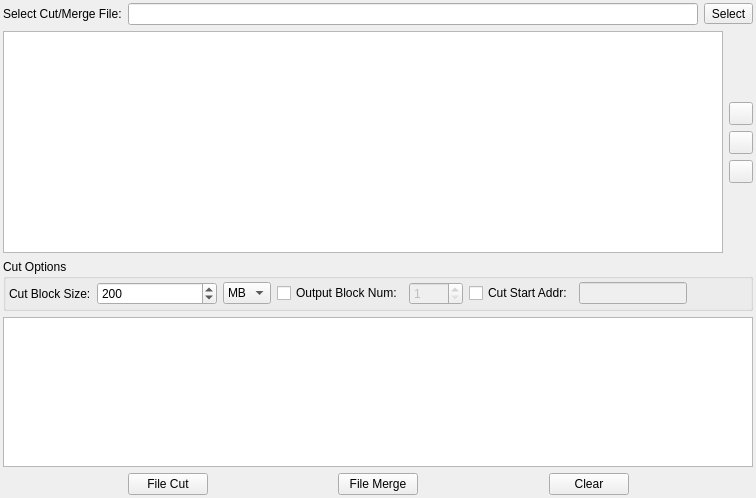
<?xml version="1.0" encoding="UTF-8"?>
<ui version="4.0">
 <class>FileCutUnionClass</class>
 <widget class="QWidget" name="FileCutUnionClass">
  <property name="geometry">
   <rect>
    <x>0</x>
    <y>0</y>
    <width>756</width>
    <height>498</height>
   </rect>
  </property>
  <property name="windowTitle">
   <string>FileCutUnion</string>
  </property>
  <layout class="QVBoxLayout" name="verticalLayout_2">
   <property name="leftMargin">
    <number>3</number>
   </property>
   <property name="topMargin">
    <number>3</number>
   </property>
   <property name="rightMargin">
    <number>3</number>
   </property>
   <property name="bottomMargin">
    <number>3</number>
   </property>
   <item>
    <layout class="QHBoxLayout" name="horizontalLayout_2">
     <item>
      <widget class="QLabel" name="label_3">
       <property name="text">
        <string>Select Cut/Merge File:</string>
       </property>
      </widget>
     </item>
     <item>
      <widget class="QLineEdit" name="lineEdit"/>
     </item>
     <item>
      <widget class="QToolButton" name="toolButton">
       <property name="text">
        <string>Select</string>
       </property>
      </widget>
     </item>
    </layout>
   </item>
   <item>
    <layout class="QHBoxLayout" name="horizontalLayout_7">
     <item>
      <widget class="QListWidget" name="listWidget"/>
     </item>
     <item>
      <layout class="QVBoxLayout" name="verticalLayout">
       <item>
        <spacer name="verticalSpacer">
         <property name="orientation">
          <enum>Qt::Vertical</enum>
         </property>
         <property name="sizeHint" stdset="0">
          <size>
           <width>20</width>
           <height>40</height>
          </size>
         </property>
        </spacer>
       </item>
       <item>
        <widget class="QToolButton" name="upFileBt">
         <property name="text">
          <string/>
         </property>
        </widget>
       </item>
       <item>
        <widget class="QToolButton" name="downFileBt">
         <property name="text">
          <string/>
         </property>
        </widget>
       </item>
       <item>
        <widget class="QToolButton" name="delFileBt">
         <property name="text">
          <string/>
         </property>
        </widget>
       </item>
       <item>
        <spacer name="verticalSpacer_2">
         <property name="orientation">
          <enum>Qt::Vertical</enum>
         </property>
         <property name="sizeHint" stdset="0">
          <size>
           <width>20</width>
           <height>40</height>
          </size>
         </property>
        </spacer>
       </item>
      </layout>
     </item>
    </layout>
   </item>
   <item>
    <widget class="QGroupBox" name="groupBox">
     <property name="title">
      <string>Cut Options</string>
     </property>
     <layout class="QHBoxLayout" name="horizontalLayout_6">
      <property name="leftMargin">
       <number>3</number>
      </property>
      <property name="topMargin">
       <number>3</number>
      </property>
      <property name="rightMargin">
       <number>3</number>
      </property>
      <property name="bottomMargin">
       <number>3</number>
      </property>
      <item>
       <layout class="QHBoxLayout" name="horizontalLayout">
        <item>
         <widget class="QLabel" name="label">
          <property name="text">
           <string>Cut Block Size:</string>
          </property>
         </widget>
        </item>
        <item>
         <widget class="QSpinBox" name="blockSize">
          <property name="minimumSize">
           <size>
            <width>120</width>
            <height>0</height>
           </size>
          </property>
          <property name="minimum">
           <number>1</number>
          </property>
          <property name="maximum">
           <number>9999999</number>
          </property>
          <property name="singleStep">
           <number>100</number>
          </property>
          <property name="value">
           <number>200</number>
          </property>
         </widget>
        </item>
        <item>
         <widget class="QComboBox" name="unit">
          <item>
           <property name="text">
            <string>MB</string>
           </property>
          </item>
          <item>
           <property name="text">
            <string>KB</string>
           </property>
          </item>
          <item>
           <property name="text">
            <string>B</string>
           </property>
          </item>
         </widget>
        </item>
       </layout>
      </item>
      <item>
       <layout class="QHBoxLayout" name="horizontalLayout_5">
        <item>
         <widget class="QCheckBox" name="cutNumCb">
          <property name="text">
           <string>Output Block Num:</string>
          </property>
         </widget>
        </item>
        <item>
         <widget class="QSpinBox" name="blockNum">
          <property name="enabled">
           <bool>false</bool>
          </property>
          <property name="minimum">
           <number>1</number>
          </property>
          <property name="maximum">
           <number>9999</number>
          </property>
         </widget>
        </item>
       </layout>
      </item>
      <item>
       <layout class="QHBoxLayout" name="horizontalLayout_3">
        <item>
         <widget class="QCheckBox" name="startAddrCb">
          <property name="text">
           <string>Cut Start Addr:</string>
          </property>
         </widget>
        </item>
        <item>
         <widget class="QLineEdit" name="startAddr">
          <property name="enabled">
           <bool>false</bool>
          </property>
          <property name="maxLength">
           <number>32</number>
          </property>
         </widget>
        </item>
       </layout>
      </item>
      <item>
       <spacer name="horizontalSpacer_5">
        <property name="orientation">
         <enum>Qt::Horizontal</enum>
        </property>
        <property name="sizeHint" stdset="0">
         <size>
          <width>40</width>
          <height>20</height>
         </size>
        </property>
       </spacer>
      </item>
     </layout>
    </widget>
   </item>
   <item>
    <widget class="QPlainTextEdit" name="logEdit">
     <property name="maximumSize">
      <size>
       <width>16777215</width>
       <height>150</height>
      </size>
     </property>
    </widget>
   </item>
   <item>
    <layout class="QHBoxLayout" name="horizontalLayout_4">
     <item>
      <spacer name="horizontalSpacer">
       <property name="orientation">
        <enum>Qt::Horizontal</enum>
       </property>
       <property name="sizeHint" stdset="0">
        <size>
         <width>40</width>
         <height>20</height>
        </size>
       </property>
      </spacer>
     </item>
     <item>
      <widget class="QPushButton" name="pushButton">
       <property name="text">
        <string>File Cut</string>
       </property>
      </widget>
     </item>
     <item>
      <spacer name="horizontalSpacer_3">
       <property name="orientation">
        <enum>Qt::Horizontal</enum>
       </property>
       <property name="sizeHint" stdset="0">
        <size>
         <width>40</width>
         <height>20</height>
        </size>
       </property>
      </spacer>
     </item>
     <item>
      <widget class="QPushButton" name="pushButton_2">
       <property name="text">
        <string>File Merge</string>
       </property>
      </widget>
     </item>
     <item>
      <spacer name="horizontalSpacer_4">
       <property name="orientation">
        <enum>Qt::Horizontal</enum>
       </property>
       <property name="sizeHint" stdset="0">
        <size>
         <width>40</width>
         <height>20</height>
        </size>
       </property>
      </spacer>
     </item>
     <item>
      <widget class="QPushButton" name="clearBt">
       <property name="text">
        <string>Clear</string>
       </property>
      </widget>
     </item>
     <item>
      <spacer name="horizontalSpacer_2">
       <property name="orientation">
        <enum>Qt::Horizontal</enum>
       </property>
       <property name="sizeHint" stdset="0">
        <size>
         <width>40</width>
         <height>20</height>
        </size>
       </property>
      </spacer>
     </item>
    </layout>
   </item>
  </layout>
 </widget>
 <layoutdefault spacing="6" margin="11"/>
 <resources/>
 <connections>
  <connection>
   <sender>toolButton</sender>
   <signal>clicked()</signal>
   <receiver>FileCutUnionClass</receiver>
   <slot>on_selectSrcFile()</slot>
   <hints>
    <hint type="sourcelabel">
     <x>751</x>
     <y>22</y>
    </hint>
    <hint type="destinationlabel">
     <x>530</x>
     <y>0</y>
    </hint>
   </hints>
  </connection>
  <connection>
   <sender>pushButton</sender>
   <signal>clicked()</signal>
   <receiver>FileCutUnionClass</receiver>
   <slot>on_fileCut()</slot>
   <hints>
    <hint type="sourcelabel">
     <x>206</x>
     <y>493</y>
    </hint>
    <hint type="destinationlabel">
     <x>8</x>
     <y>307</y>
    </hint>
   </hints>
  </connection>
  <connection>
   <sender>pushButton_2</sender>
   <signal>clicked()</signal>
   <receiver>FileCutUnionClass</receiver>
   <slot>on_fileMerge()</slot>
   <hints>
    <hint type="sourcelabel">
     <x>415</x>
     <y>493</y>
    </hint>
    <hint type="destinationlabel">
     <x>714</x>
     <y>305</y>
    </hint>
   </hints>
  </connection>
  <connection>
   <sender>upFileBt</sender>
   <signal>clicked()</signal>
   <receiver>FileCutUnionClass</receiver>
   <slot>on_up()</slot>
   <hints>
    <hint type="sourcelabel">
     <x>750</x>
     <y>128</y>
    </hint>
    <hint type="destinationlabel">
     <x>719</x>
     <y>75</y>
    </hint>
   </hints>
  </connection>
  <connection>
   <sender>downFileBt</sender>
   <signal>clicked()</signal>
   <receiver>FileCutUnionClass</receiver>
   <slot>on_down()</slot>
   <hints>
    <hint type="sourcelabel">
     <x>750</x>
     <y>156</y>
    </hint>
    <hint type="destinationlabel">
     <x>721</x>
     <y>267</y>
    </hint>
   </hints>
  </connection>
  <connection>
   <sender>delFileBt</sender>
   <signal>clicked()</signal>
   <receiver>FileCutUnionClass</receiver>
   <slot>on_delete()</slot>
   <hints>
    <hint type="sourcelabel">
     <x>750</x>
     <y>184</y>
    </hint>
    <hint type="destinationlabel">
     <x>719</x>
     <y>237</y>
    </hint>
   </hints>
  </connection>
  <connection>
   <sender>clearBt</sender>
   <signal>clicked()</signal>
   <receiver>FileCutUnionClass</receiver>
   <slot>on_clear()</slot>
   <hints>
    <hint type="sourcelabel">
     <x>623</x>
     <y>493</y>
    </hint>
    <hint type="destinationlabel">
     <x>718</x>
     <y>151</y>
    </hint>
   </hints>
  </connection>
  <connection>
   <sender>cutNumCb</sender>
   <signal>stateChanged(int)</signal>
   <receiver>FileCutUnionClass</receiver>
   <slot>on_outputBlockNum(int)</slot>
   <hints>
    <hint type="sourcelabel">
     <x>262</x>
     <y>286</y>
    </hint>
    <hint type="destinationlabel">
     <x>242</x>
     <y>468</y>
    </hint>
   </hints>
  </connection>
  <connection>
   <sender>startAddrCb</sender>
   <signal>stateChanged(int)</signal>
   <receiver>FileCutUnionClass</receiver>
   <slot>on_cutStartAddr(int)</slot>
   <hints>
    <hint type="sourcelabel">
     <x>419</x>
     <y>290</y>
    </hint>
    <hint type="destinationlabel">
     <x>497</x>
     <y>468</y>
    </hint>
   </hints>
  </connection>
 </connections>
 <slots>
  <slot>on_selectSrcFile()</slot>
  <slot>on_fileCut()</slot>
  <slot>on_fileMerge()</slot>
  <slot>on_up()</slot>
  <slot>on_down()</slot>
  <slot>on_delete()</slot>
  <slot>on_clear()</slot>
  <slot>on_outputBlockNum(int)</slot>
  <slot>on_cutStartAddr(int)</slot>
 </slots>
</ui>
